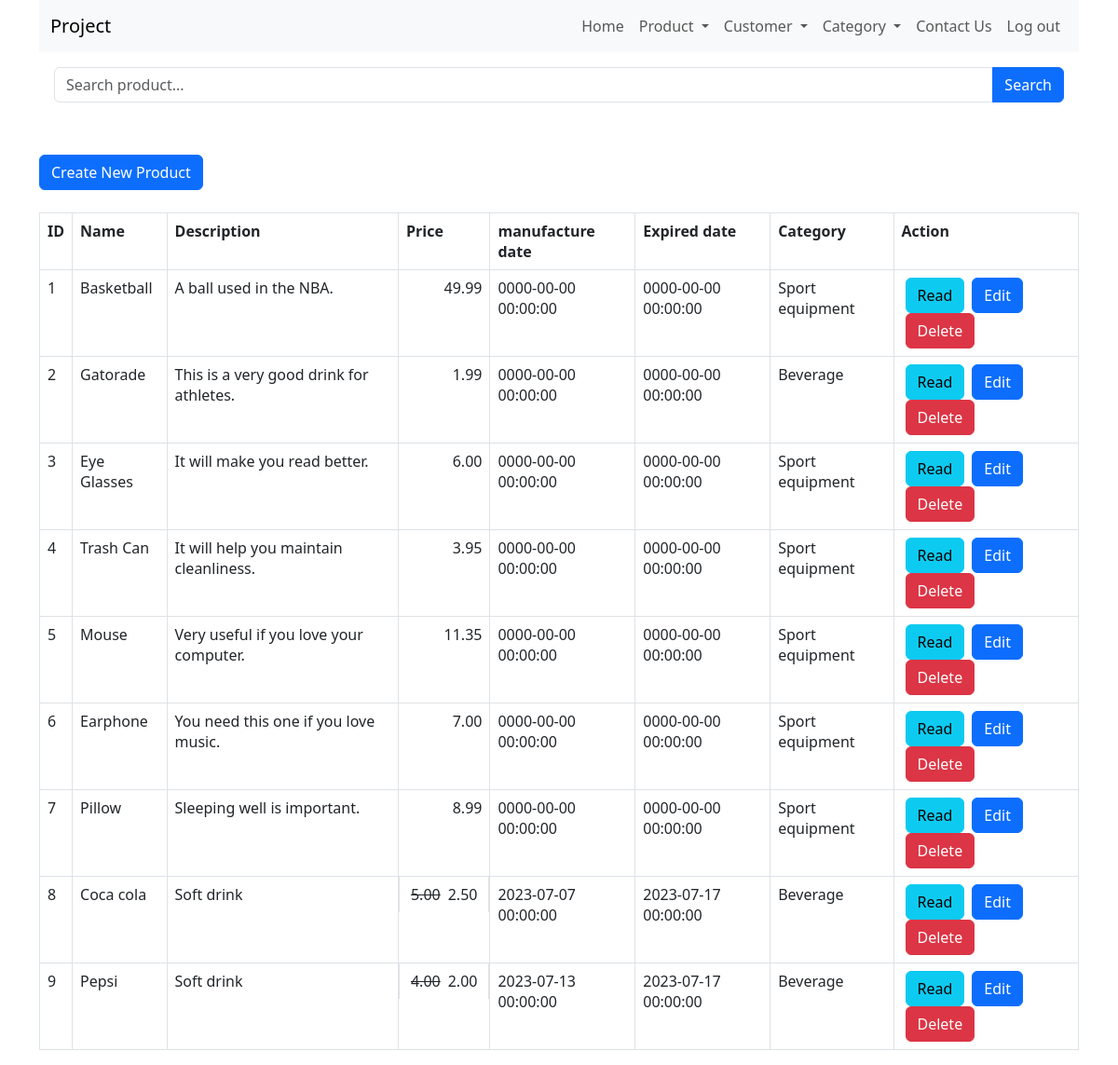
/product_read.php, run on the app's committed database.
### tables this page shows
CREATE TABLE IF NOT EXISTS `products` (
  `id` int NOT NULL AUTO_INCREMENT,
  `name` varchar(128) NOT NULL,
  `category_id` int NOT NULL,
  `description` text NOT NULL,
  `price` double NOT NULL,
  `promote_price` float NOT NULL,
  `manufacture_date` datetime NOT NULL,
  `expired_date` datetime NOT NULL,
  `created` datetime NOT NULL,
  `modified` timestamp NOT NULL DEFAULT CURRENT_TIMESTAMP ON UPDATE CURRENT_TIMESTAMP,
  PRIMARY KEY (`id`),
  UNIQUE KEY `name` (`name`),
  KEY `category_id` (`category_id`)
);

CREATE TABLE IF NOT EXISTS `category` (
  `category_id` int NOT NULL AUTO_INCREMENT,
  `category_name` varchar(20) NOT NULL,
  `description` text NOT NULL,
  PRIMARY KEY (`category_id`),
  UNIQUE KEY `category_name` (`category_name`)
);

### product_read.php (the view, shortened to what this page needs)
<html lang="en">
<head>
    <link href="https://cdn.jsdelivr.net/npm/bootstrap@5.3.0/dist/css/bootstrap.min.css" rel="stylesheet">
</head>
<body>
    <div class="container">
        <?php
        include 'menu/menu.php';
        ?>
        <?php
        include 'config/database.php';
        $searchKeyword = isset($_GET['search']) ? $_GET['search'] : '';
        $query = "SELECT products.id, products.name, products.description, products.price, products.promote_price, products.manufacture_date, products.expired_date, category.category_name FROM products INNER JOIN category ON products.category_id = category.category_id";
        $query .= " ORDER BY products.id ASC";
        $stmt = $con->prepare($query);
        $stmt->execute();
        $num = $stmt->rowCount();
        echo '<div class="p-3">
            <form method="GET" action="">
                <div class="input-group mb-3">
                    <input type="text" class="form-control" name="search" placeholder="Search product..." value="' . str_replace('%', '', $searchKeyword) . '">
                    <button class="btn btn-primary" type="submit">Search</button>
                </div>
            </form>
        </div>';
        echo "<br><div><a href='product_create.php' class='btn btn-primary m-b-1em'>Create New Product</a></div>" . "<br>";
        if ($num > 0) {
            echo "<table id='product_table' class='table table-hover table-responsive table-bordered'>";
            echo "<tr>";
            echo "<th>ID</th>";
            echo "<th>Name</th>";
            echo "<th>Description</th>";
            echo "<th>Price</th>";
            echo "<th>manufacture date</th>";
            echo "<th>Expired date</th>";
            echo "<th>Category</th>";
            echo "<th>Action</th>";
            echo "</tr>";
            while ($row = $stmt->fetch(PDO::FETCH_ASSOC)) {
                extract($row);
                $decimalprice = number_format((float)$price, 2, '.', '');
                $decimalpromote = number_format((float)$promote_price, 2, '.', '');
                echo "<tr>";
                echo "<td>{$id}</td>";
                echo "<td>{$name}</td>";
                echo "<td>{$description}</td>";
                if ($promote_price < $decimalprice && $promote_price > 0) {
                    echo "<td class = 'd-flex justify-content-end'><div class = 'mx-1 text-decoration-line-through'>{$decimalprice}</div><div class = 'mx-1'>{$decimalpromote}</div></td>";
                } else {
                    echo "<td class = 'text-end'>{$decimalprice}</td>";
                }
                echo "<td>{$manufacture_date}</td>";
                echo "<td>{$expired_date}</td>";
                echo "<td>{$category_name}</td>";
                echo "<td>";
                echo "<a href='product_read_one.php?id={$id}' class='btn btn-info m-r-1em mx-1'>Read</a>";
                echo "<a href='product_update.php?id={$id}' class='btn btn-primary m-r-1em mx-1'>Edit</a>";
                echo "<a href='#' onclick='delete_product({$id});'  class='btn btn-danger mx-1'>Delete</a>";
                echo "</td>";
                echo "</tr>";
            }
            echo "</table>";
        } else {
            echo "<div class='alert alert-danger'>No records found.</div>";
        }
        ?>
    </div>
</body>
</html>

### data on the page
products: id "1", name "Basketball", description "A ball used in the NBA.", price "49.99", manufacture_date "0000-00-00 00:00:00", expired_date "0000-00-00 00:00:00", category.category_name "Sport equipment"
products: id "2", name "Gatorade", description "This is a very good drink for athletes.", price "1.99", manufacture_date "0000-00-00 00:00:00", expired_date "0000-00-00 00:00:00", category.category_name "Beverage"
products: id "3", name "Eye Glasses", description "It will make you read better.", price "6.00", manufacture_date "0000-00-00 00:00:00", expired_date "0000-00-00 00:00:00", category.category_name "Sport equipment"
products: id "4", name "Trash Can", description "It will help you maintain cleanliness.", price "3.95", manufacture_date "0000-00-00 00:00:00", expired_date "0000-00-00 00:00:00", category.category_name "Sport equipment"
products: id "5", name "Mouse", description "Very useful if you love your computer.", price "11.35", manufacture_date "0000-00-00 00:00:00", expired_date "0000-00-00 00:00:00", category.category_name "Sport equipment"
products: id "6", name "Earphone", description "You need this one if you love music.", price "7.00", manufacture_date "0000-00-00 00:00:00", expired_date "0000-00-00 00:00:00", category.category_name "Sport equipment"
products: id "7", name "Pillow", description "Sleeping well is important.", price "8.99", manufacture_date "0000-00-00 00:00:00", expired_date "0000-00-00 00:00:00", category.category_name "Sport equipment"
products: id "8", name "Coca cola", description "Soft drink", price "5.00", promote_price "2.50", manufacture_date "2023-07-07 00:00:00", expired_date "2023-07-17 00:00:00", category.category_name "Beverage"
products: id "9", name "Pepsi", description "Soft drink", price "4.00", promote_price "2.00", manufacture_date "2023-07-13 00:00:00", expired_date "2023-07-17 00:00:00", category.category_name "Beverage"
